Frame 1 (no input): blank canvas, image omitted
Frame 60 (no input): blank canvas, image omitted
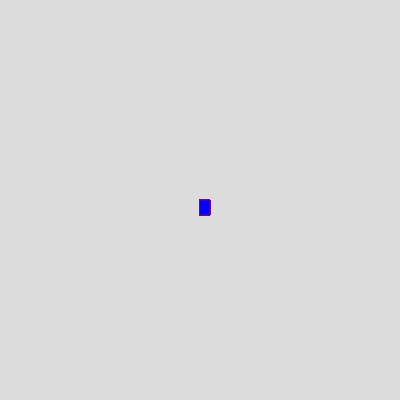
Frame 120 (the mouse pressed at the canvas centre since frame 60)

The p5.js sketch whose frames 1 and 60 were blank and that drew this single picture after the mouse press (run headless with seeded random() and noise() and a simulated clock; from frame 60 on, the mouse is pressed at the canvas centre):

// p5.js sketch
// ── sketch.js
function setup() {
    createCanvas(400, 400);
    background(220);
  }
  
  function draw() {
    
    
    stroke('purple')
    fill('blue')
    
    if(mouseIsPressed){
    rect(mouseX, mouseY, 10,15);
    }
  }
